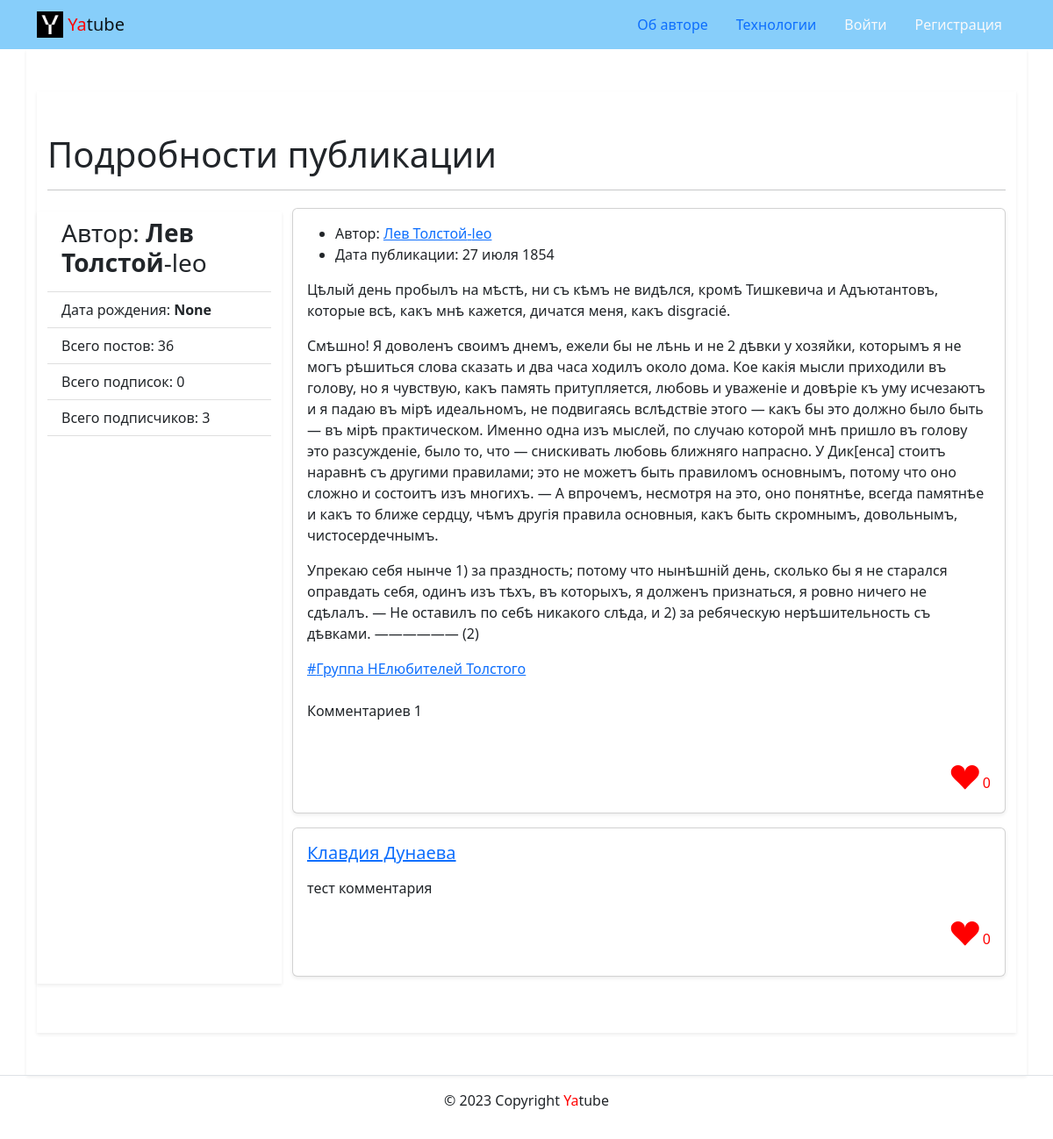
Page /posts/33/ on the committed database.
### users/models.py (models this page shows)
class User(AbstractUser):
    image = models.ImageField(
        'Аватарка',
        upload_to='users/',
        blank=True,
        null=True,
        help_text='Загрузите аватарку')
    birth_date = models.DateField(
        null=True,
        blank=True)

### posts/models.py (models this page shows)
class Post(CreatedModel):
    group = models.ForeignKey(
        Group,
        blank=True,
        null=True,
        on_delete=models.SET_NULL,
        related_name='posts',
        verbose_name="Группа",
        help_text='Группа, к которой будет относиться пост'
    )
    image = models.ImageField(
        'Картинка',
        upload_to='posts/',
        blank=True
    )
    likes = GenericRelation(Like, related_query_name='posts')
    class Meta(CreatedModel.Meta):
        verbose_name = 'Пост'
        verbose_name_plural = 'Посты'
        default_related_name = 'posts'

class Group(models.Model):
    title = models.CharField("Название группы", max_length=200)
    slug = models.SlugField("Путь", unique=True)
    description = models.TextField("Описание группы")
    class Meta:
        verbose_name = 'Группа'
        verbose_name_plural = 'Группы'
    def __str__(self) -> str:
        return self.title

class Comment(CreatedModel):
    post = models.ForeignKey(
        Post,
        blank=True,
        null=True,
        on_delete=models.CASCADE,
        related_name='comments',
        verbose_name="Комментируемый пост",
        help_text='Введите комментарий'
    )
    likes = GenericRelation(Like, related_query_name='comments')
    class Meta(CreatedModel.Meta):
        verbose_name = 'Комментарий'
        verbose_name_plural = 'Комментарии'
        default_related_name = 'comments'

### posts/views.py (the view)
# urls.py: path('posts/<int:post_id>/', views.post_detail, name='post_detail'),
def post_detail(request, post_id):
    post = get_object_or_404(
        Post.objects.prefetch_related('comments__author'),
        pk=post_id
    )
    following = request.user.is_authenticated and post.author.following.filter(
        user=request.user,
    ).exists()
    form = CommentForm()
    context = {
        'author': post.author,
        'post': post,
        'form': form,
        'comments': post.comments.all(),
        'following': following,
    }
    return render(request, 'posts/post_detail.html', context)

### core/context_processors/year.py (called while the page is built)
def year(request):
    return {
        'year': date.today().year
    }

### core/models.py (called while the page is built)
    def __str__(self) -> str:
        return self.text[:15]

### templates/posts/post_detail.html (shortened to what this page needs)
{% extends 'base.html' %}
{% load thumbnail %}
{% block content %}
  <div class="row">
    <div class="col-15">
      <div class="container py-5 shadow-sm">
        <h1>
          Подробности публикации
          <hr>
        </h1>
        <div class="row col-md-14">
         {% include 'posts/includes/user_card.html' %}
          <article class="col-12 col-md-9">
            {% include 'posts/includes/post_card.html' with post_detail_flag=True %}
            {% include 'posts/includes/comments.html' %}
          </article>
        </div>
      </div>
    </div>
  </div>
{% endblock %}

### templates/base.html (shortened to what this page needs)
{% load static %}
<!DOCTYPE html>
<html lang="ru">
    <link rel="stylesheet" href={%static 'css/bootstrap.min.css'%}>
  </head>
  <body>
    <header>
      {% include 'includes/header.html' %}
    </header>
    <main>
      <div class="container py-5 shadow-sm">
        {% block content %}{% endblock %}
      </div>
    </main>
    <footer class="border-top text-center py-3">
      {% include 'includes/footer.html' %}
    </footer>
  </body>
</html>

### templates/includes/header.html
{% load static %}
<link rel="stylesheet"
      href="https://cdn.jsdelivr.net/npm/bootstrap-icons@1.8.1/font/bootstrap-icons.css">
<nav class="navbar navbar-light" style="background-color: lightskyblue">
  <div class="container">
    <a class="navbar-brand" href="{% url 'posts:index' %}">
      <img src={% static 'img/logo.png' %} width="30" height="30"
           class="d-inline-block align-top" alt="">
      <span style="color:red">Ya</span>tube
    </a>
    <ul class="nav nav-pills">
      {% with request.resolver_match.view_name as view_name %}
        <li class="nav-item">
          <a class="nav-link {% if view_name  == 'about:author' %}active{% endif %}"
             href="{% url 'about:author' %}">Об авторе</a>
        </li>
        <li class="nav-item">
          <a class="nav-link {% if view_name  == 'about:tech' %}active{% endif %}"
             href="{% url 'about:tech' %}">Технологии</a>
        </li>
        {% if user.is_authenticated %}
          <li class="nav-item
          {% if view_name  == 'posts:post_create' %}active{% endif %}">
            <a class="nav-link" href="{% url 'posts:post_create' %}">Новая
              запись</a>
          </li>
          <li class="nav-item
          {% if view_name  == 'users:password_change_form' %}active{% endif %}">
            <a class="nav-link link-light"
               href="{% url 'users:password_change_form' %}">
              Изменить пароль
            </a>
          </li>
          <li class="nav-item">
            <a class="nav-link link-light"
               href="{% url 'users:logout' %}">Выйти</a>
          </li>
          <li class="nav-item">
            <a class="nav-link link-light
            {% if view_name  == 'posts:profile' %}active{% endif %}"
               href="{% url 'posts:profile' user.username %}">
              Пользователь: {{ user.username }}
            </a>
          </li>
        {% else %}
          <li class="nav-item">
            <a class="nav-link link-light
            {% if view_name  == 'users:login' %}active{% endif %}"
               href="{% url 'users:login' %}">Войти</a>
          </li>
          <li class="nav-item">
            <a class="nav-link link-light
            {% if view_name  == 'users:signup' %}active{% endif %}"
               href="{% url 'users:signup' %}">Регистрация</a>
          </li>
        {% endif %}
      {% endwith %}
    </ul>
  </div>
</nav>

### templates/posts/includes/User_card.html (shortened to what this page needs)
{% load thumbnail %}
<aside class="col-12 col-md-3 mb-2 mt-2 shadow-sm">
  <ul class="list-group list-group-flush">
    <li class="list-group-item">
      <h3>Автор:
        <b>{{ author.get_full_name }}</b>-{{ author.username }}
      </h3>
    </li>
    <li class="list-group-item">
      Дата рождения: <b> {{ author.birth_date }} </b>
    </li>
    <li class="list-group-item">
      Всего постов: {{ author.posts.count }}
    </li>
    <li class="list-group-item">
      Всего подписок: {{ author.follower.count }}
    </li>
    <li class="list-group-item">
      Всего подписчиков: {{ author.following.count }}
    </li>
    <li class="list-group-item">
    </li>
  </ul>
</aside>

### templates/posts/includes/post_card.html (shortened to what this page needs)
{% load thumbnail %}
<div class="card mb-3 mt-1 shadow-sm">
  <div class="card-body">
    <ul>
      <li>
        Автор:
        {% if not profile_flag %}
          <a href="{% url 'posts:profile' post.author %}">
            {{ post.author.get_full_name }}-{{ post.author.username }}</a>
        {% else %}
          {{ post.author.get_full_name }}-{{ post.author.username }}
        {% endif %}
      </li>
      <li>
        Дата публикации: {{ post.pub_date|date:"d E Y" }}
      </li>
    </ul>
    <p class="card-text">
      {{ post.text|linebreaks }}
    </p>
    {% if not group_flag %}
      {% if post.group %}
        <a href="{% url 'posts:group_list' post.group.slug %}">
          #{{ post.group }}
        </a>
      {% else %}
        <span style='color: red'>Этой публикации нет ни в одном сообществе.</span>
      {% endif %}
      <br><br>
    {% endif %}
    {% if post.comments.count == 0 %}
      <p>
        Комментариев пока нет.
      </p>
    {% else %}
      <p> Комментариев {{ post.comments.count }} </p>
    {% endif %}
    <br>
    {% if not post_detail_flag %}
      <span style="float: right">
      <i class="bi bi-suit-heart-fill" style="font-size: 2rem; color: red;">
        {{ post.likes.count }}
      </i>
      </span>
      <a class="btn btn-lg btn-primary"
         href="{% url 'posts:post_detail' post.pk %}" role="button">
        подробная информация </a>
      <br>
    {% else %}
      <span style="float: right">
        <a class="bi bi-suit-heart-fill" style="font-size: 2rem; color: red;"
           href="{% url 'posts:add_like_to_post' post.id %}"></a>
        <span style="color: red;">{{ post.likes.count }}</span>
       </span>
    {% endif %}
    <br>
  </div>
</div>

### templates/posts/includes/comments.html (shortened to what this page needs)
{% load user_filters %}
{% for comment in comments %}
  <div class="card mb-3 mt-1 shadow-sm">
    <div class="media mb-4 ">
      <div class="media-body card-body">
        <h5 class="mt-0">
          <a href="{% url 'posts:profile' comment.author.username %}">
            {{ comment.author.get_full_name }}
          </a>
        </h5>
        <p>
          {{ comment.text|linebreaks }}
        </p>
        <span style="float: right">
      <a class="bi bi-suit-heart-fill" style="font-size: 2rem; color: red;"
         href="{% url 'posts:add_like_to_comment' comment.id %}"></a>
        <span style="color: red;">{{ comment.likes.count }}</span>
      </span>
      </div>
    </div>
  </div>
{% endfor %}

### templates/includes/footer.html
<p>© {{ year }} Copyright <span style="color:red">Ya</span>tube</p>

### rows in the picture
User: get_full_name "Лев Толстой", username "leo", birth_date "None", posts.count "36", follower.count "0", following.count "3"
Post: author.get_full_name "Лев Толстой", author.username "leo", pub_date "27 июля 1854", text "Цѣлый день пробылъ на мѣстѣ, ни съ кѣмъ не видѣлся, кромѣ Тишкевича и Адъютантовъ, которые всѣ, какъ мнѣ кажется, дичатся меня, какъ disgracié. Смѣшно! Я доволенъ своимъ днемъ, ежели бы не лѣнь и не 2 дѣвки у хозяйки, которымъ я не могъ рѣшиться слова сказать и два часа ходилъ около дома. Кое какія мысли приходили въ голову, но я чувствую, какъ память притупляется, любовь и уваженіе и довѣріе къ уму исчезаютъ и я падаю въ мірѣ идеальномъ, не подвигаясь вслѣдствіе этого — какъ бы это должно было быть — въ мірѣ практическом. Именно одна изъ мыслей, по случаю которой мнѣ пришло въ голову это разсужденіе, было то, что — снискивать любовь ближняго напрасно. У Дик[енса] стоитъ наравнѣ съ другими…", group "Группа НЕлюбителей Толстого", comments.count "1", likes.count "0"
Comment: author.get_full_name "Клавдия Дунаева", text "тест комментария", likes.count "0"
